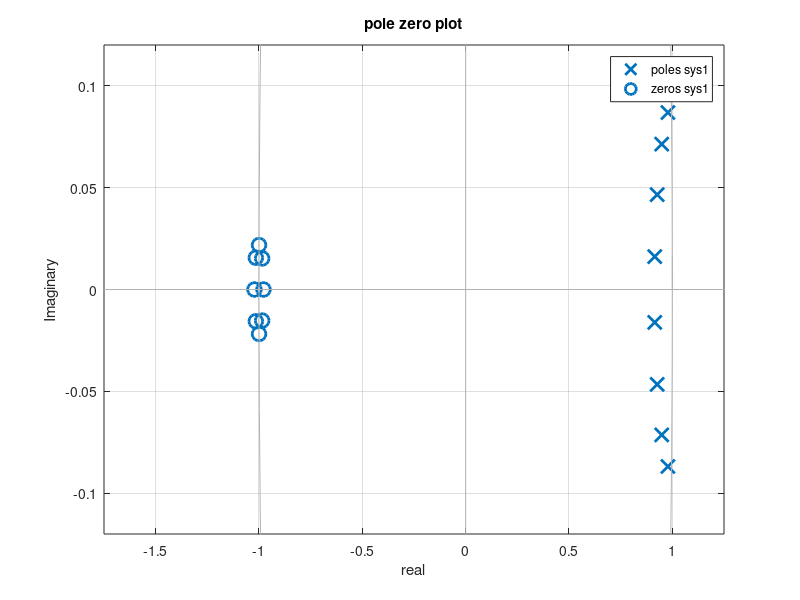
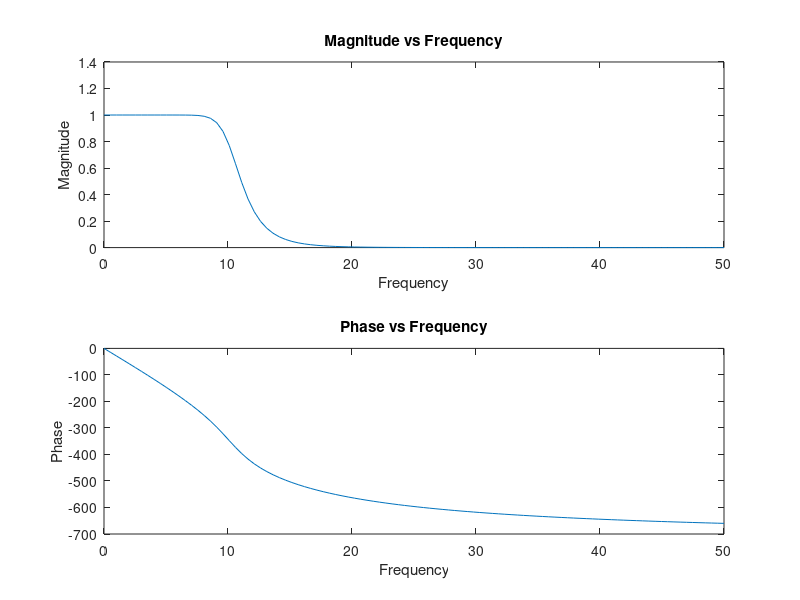

Write the MATLAB code that produced these figures, in order.
warning('off')
pkg load control
pkg load signal
clc;
clear all;
rp=2;
rs=40;
Fs=720;
om_p=20/(Fs);
om_s=40/(Fs);

[n,ws]=buttord(om_p,om_s,rp,rs);

[b,a]= butter(n,ws);

% task a)
sys1 = tf(b,a,1/Fs)

figure
pzmap(sys1);
xlabel('real');
ylabel('Imaginary');
title('pole zero plot');
saveas(gcf,'output/task1b.png')

figure
[Mag Ph] = bode(sys1,2 * pi * linspace(0,50,100) );
F = linspace(0,50,100);

subplot(2,1,1);
plot(F,Mag);
xlabel('Frequency');
ylabel('Magnitude');
title(['Magnitude vs Frequency']); 

subplot(2,1,2);
plot(F,Ph);
xlabel('Frequency');
ylabel('Phase');
title(['Phase vs Frequency']);
saveas(gcf,'output/task1c.png')